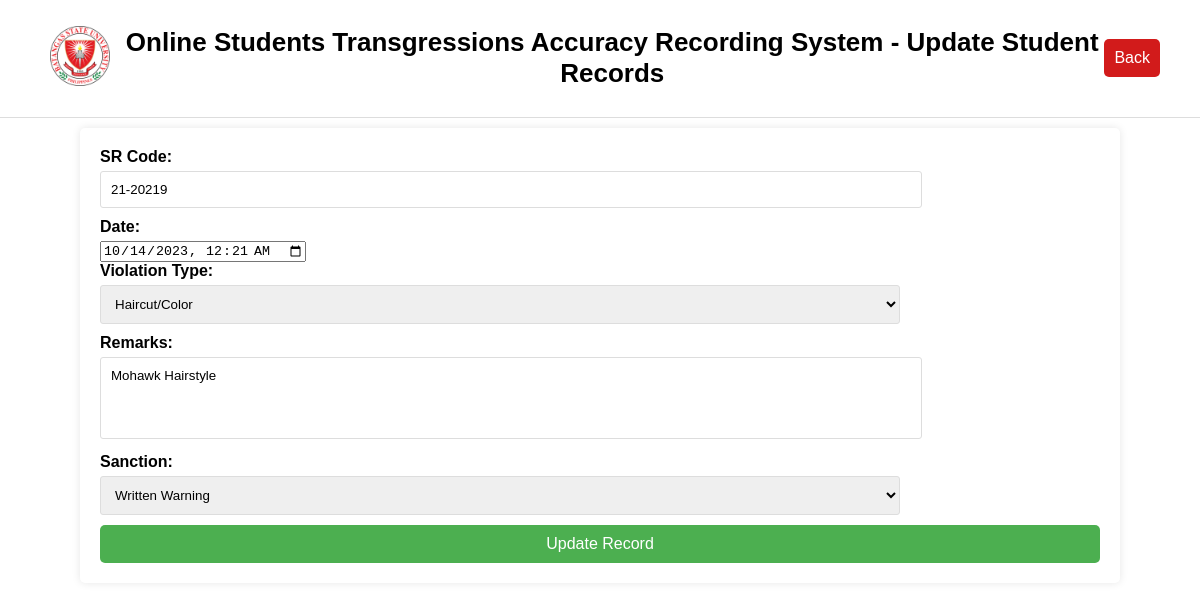
Page /O-Stars/O-Stars_Admin/edit.php?id=2 on the committed database.
### tables this page shows
CREATE TABLE IF NOT EXISTS `tbviolation` (
  `violationID` int NOT NULL AUTO_INCREMENT,
  `srCode` varchar(10) DEFAULT NULL,
  `date` timestamp NULL DEFAULT NULL,
  `violationtype` varchar(255) DEFAULT NULL,
  `remarks` varchar(255) DEFAULT NULL,
  `sanction` varchar(255) DEFAULT NULL,
  PRIMARY KEY (`violationID`)
);

### O-Stars/O-Stars_Admin/edit.php (the view, shortened to what this page needs)
<?php
include 'db_connect.php';
function sanitize($input) {
    return htmlspecialchars(strip_tags($input));
}
if (isset($_GET['id'])) {
    $edit_id = sanitize($_GET['id']);
    $edit_sql = $conn->prepare("SELECT * FROM tbviolation WHERE violationID = ?");
    $edit_sql->bind_param("i", $edit_id);
    $edit_sql->execute();
    $result = $edit_sql->get_result();
    if ($result->num_rows > 0) {
        $row = $result->fetch_assoc();
        $srCode = $row["srCode"];
        $date = $row["date"];
        $violationtype = $row["violationtype"];
        $remarks = $row["remarks"];
        $sanction = $row["sanction"];
        ?>
<!DOCTYPE html>
<html lang="en">
<head>
</head>
<body>
<div class="header">
                <div class="logo">
                    <img src="logo1.png" alt="Logo">
                </div>
                <div class="title">
                    <h1>Online Students Transgressions Accuracy Recording System - Update Student Records</h1>
                </div>
                <div class="back">
                <form action="update.php" method="post">
                <button type="submit">Back</button>
                </form>
                </div>
            </div>
<div class="edit-form">
        <form action="update.php" method="post">
            <label for="srCode">SR Code:</label>
            <input type="text" id="srCode" name="srCode" value="<?php echo $srCode; ?>" required><br>
            <label for="date">Date:</label>
            <input type="datetime-local" id="date" name="date" value="<?php echo $date; ?>" required><br>
            <label for="violationtype">Violation Type:</label>
            <select id="violationtype" name="violationtype" required>
                <option value="Haircut/Color" <?php echo ($violationtype === 'Haircut/Color') ? 'selected' : ''; ?>>Haircut/Color</option>
            </select><br>
            <label for="remarks">Remarks:</label>
            <textarea id="remarks" name="remarks" rows="4" cols="50" required><?php echo $remarks; ?></textarea><br>
            <label for="sanction">Sanction:</label>
            <select id="sanction" name="sanction" required>
                <option value="Written Warning" <?php echo ($sanction === 'Written Warning') ? 'selected' : ''; ?>>Written Warning</option>
            </select><br>
            <div class = "update">
            <button type="submit">Update Record</button>
            </div>
        </form>
    </div>
</body>
</html>
<?php
    } else {
        echo "Record not found.";
    }
} else {
    echo "Invalid request.";
}
?>

### O-Stars/O-Stars_Admin/edit.php (style rules this page uses)
body { margin: 0; font-family: Arial, sans-serif; display: grid; grid-template-rows: auto auto 1fr; gap: 10px; background-image: url('bsu.jpg'); background-size: cover; background-repeat: no-repeat; background-attachment: fixed; }
.header { background-color: #ffffff; display: flex; justify-content: space-between; align-items: center; padding: 10px 40px; border-bottom: 1px solid #ddd; z-index: 1000; }
.logo img { height: 60px; width: 60px; padding: 10px; }
.title { flex-grow: 1; text-align: center; font-size: small; }
.back button { padding: 10px; background-color: #d21b1b; color: white; border: none; border-radius: 5px; cursor: pointer; font-size: 16px; }
.edit-form { max-width: 1000px; margin: 0 auto; background-color: #ffffff; padding: 20px; border-radius: 5px; box-shadow: 0px 0px 8px 0px rgba(0,0,0,0.1); }
.edit-form { width: 100%; }
label { font-weight: bold; display: block; margin-bottom: 5px; }
input[type="text"], select, textarea { width: 80%; padding: 10px; font-family: Arial, sans-serif; margin-bottom: 10px; border: 1px solid #ddd; border-radius: 3px; outline: none; }
textarea { resize: none; }
.update button { width: 100%; padding: 10px; background-color: #4CAF50; color: white; border: none; border-radius: 5px; cursor: pointer; font-size: 16px; }

### rows in the picture
tbviolation: srCode "21-20219", date "10/14/2023 00:21", violationtype "Haircut/Color", remarks "Mohawk Hairstyle", sanction "Written Warning"
